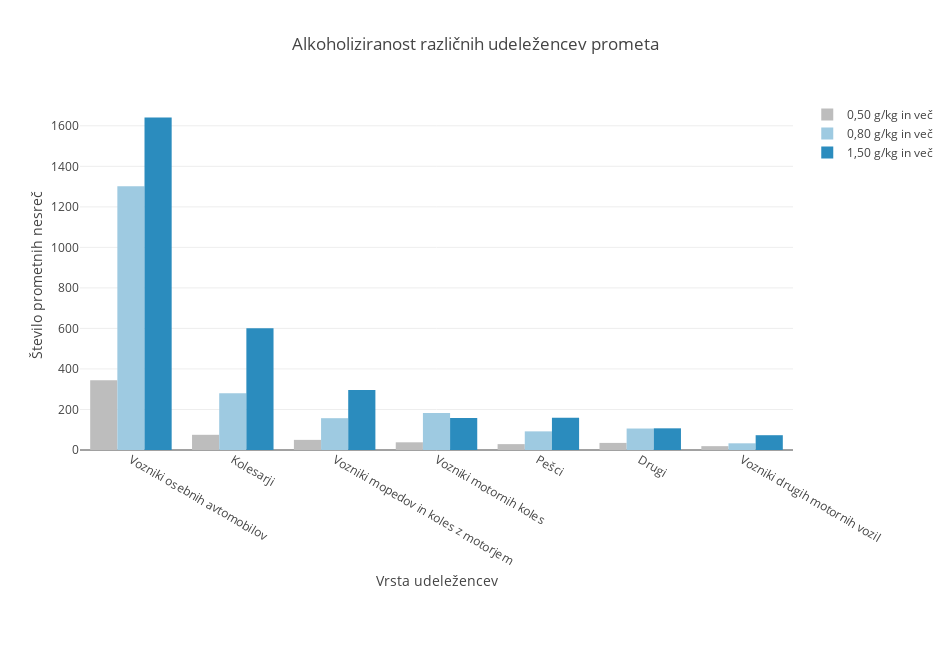

Notebook code cell kept with this figure:
### Code cell
trace1 = go.Bar(
    x=alko_sum["kategorija"],
    y=alko_sum["alko_05"],
    name='0,50 g/kg in več',
    marker=dict(
        color='#bdbdbd',
    )
)
trace2 = go.Bar(
    x=alko_sum["kategorija"],
    y=alko_sum["alko_08"],
    name='0,80 g/kg in več',
    marker=dict(
        color='#9ecae1',
    )
)
trace3 = go.Bar(
    x=alko_sum["kategorija"],
    y=alko_sum["alko_15"],
    name='1,50 g/kg in več',
    marker=dict(
        color='#2b8cbe',
    )
)
data = [trace1, trace2, trace3]
layout = go.Layout(
    title="Alkoholiziranost različnih udeležencev prometa",
    barmode='group',
    autosize=False,
    width=950,
    height=650,
    margin=dict(b=200, r=-300),
    xaxis=dict(
        title="Vrsta udeležencev"
    ),
    yaxis=dict(
        title="Število prometnih nesreč"
    )
)

fig = go.Figure(data=data, layout=layout)
iplot(fig, filename='grouped-bar')

### Figure 1 — Plotly figure (JSON) as saved in the notebook; plotly's stock layout.template omitted (floating-point values rounded to 4 significant figures)
{"data": [{"marker": {"color": "#bdbdbd"}, "name": "0,50 g/kg in več", "type": "bar", "x": ["Vozniki osebnih avtomobilov", "Kolesarji", "Vozniki mopedov in koles z motorjem", "Vozniki motornih koles", "Pešci", "Drugi", "Vozniki drugih motornih vozil"], "y": [344, 75, 50, 38, 29, 35, 19]}, {"marker": {"color": "#9ecae1"}, "name": "0,80 g/kg in več", "type": "bar", "x": ["Vozniki osebnih avtomobilov", "Kolesarji", "Vozniki mopedov in koles z motorjem", "Vozniki motornih koles", "Pešci", "Drugi", "Vozniki drugih motornih vozil"], "y": [1302, 280, 157, 183, 92, 106, 33]}, {"marker": {"color": "#2b8cbe"}, "name": "1,50 g/kg in več", "type": "bar", "x": ["Vozniki osebnih avtomobilov", "Kolesarji", "Vozniki mopedov in koles z motorjem", "Vozniki motornih koles", "Pešci", "Drugi", "Vozniki drugih motornih vozil"], "y": [1641, 601, 296, 158, 159, 107, 73]}], "layout": {"autosize": false, "barmode": "group", "height": 650, "margin": {"b": 200, "r": -300}, "title": "Alkoholiziranost različnih udeležencev prometa", "width": 950, "xaxis": {"title": "Vrsta udeležencev"}, "yaxis": {"title": "Število prometnih nesreč"}}}
